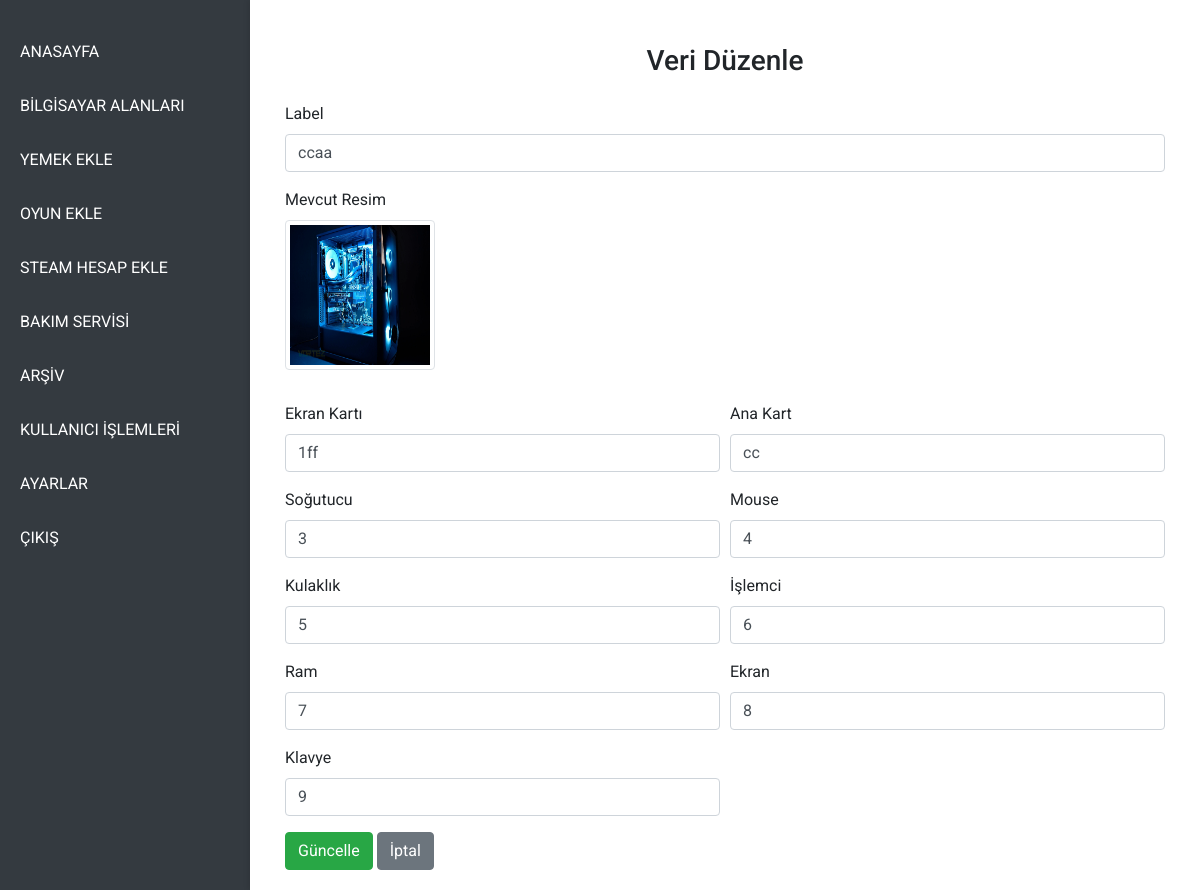
Before: /updatecomputerfields/1 (signed in) with the older database file.
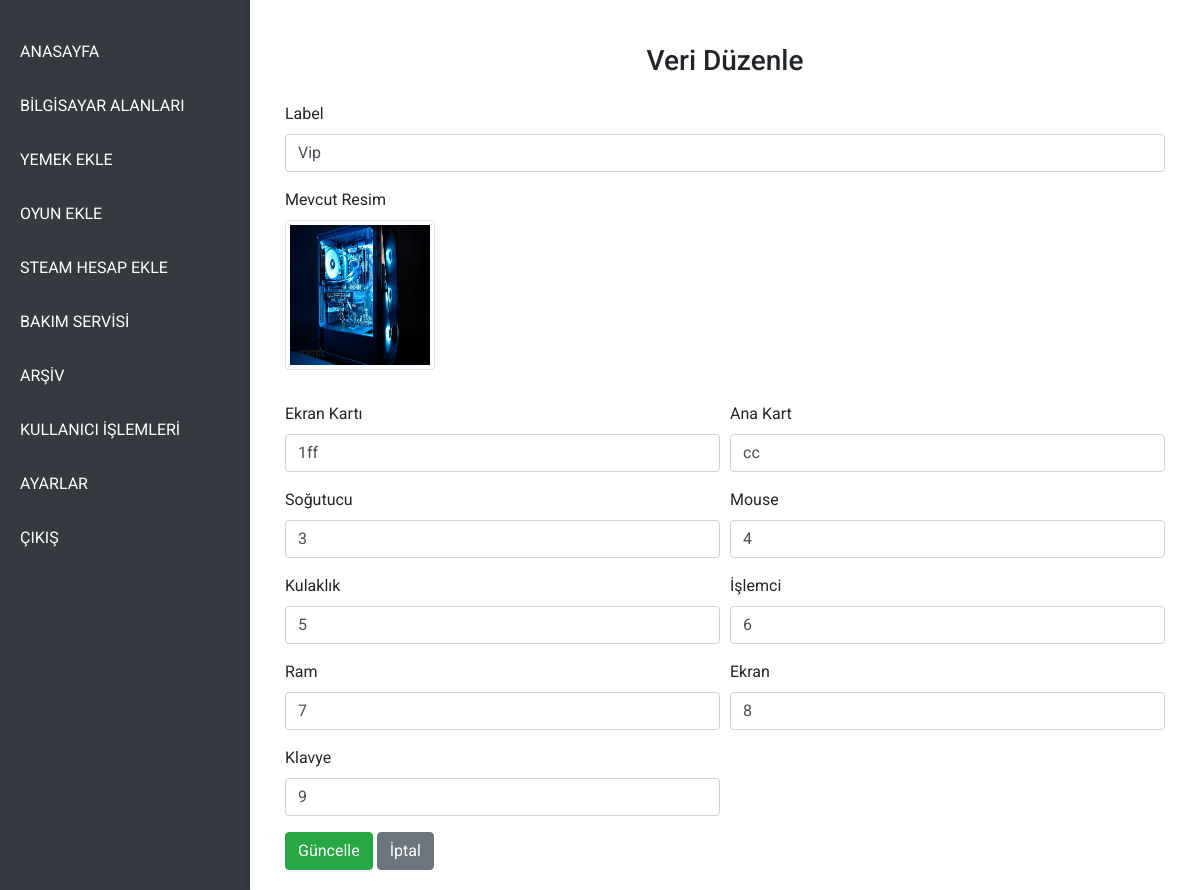
After: the same page with the newer database file.
### models.py (models this page shows)
class tblcomputerfiles(db.Model):
    id = db.Column(db.Integer, primary_key=True)
    label = db.Column(db.String(100), unique=False, nullable=True)
    path = db.Column(db.String(50), unique=False, nullable=True)
    videocard = db.Column(db.String(100), unique=False, nullable=True)
    mothercard = db.Column(db.String(100), unique=False, nullable=True)
    freez = db.Column(db.String(100), unique=False, nullable=True)
    mouse = db.Column(db.String(100), unique=False, nullable=True)
    headphone = db.Column(db.String(100), unique=False, nullable=True)
    processor = db.Column(db.String(100), unique=False, nullable=True)
    ram = db.Column(db.String(100), unique=False, nullable=True)
    screen = db.Column(db.String(100), unique=False, nullable=True)
    keyboard = db.Column(db.String(100), unique=False, nullable=True)

### app.py (the view, shortened to what this page needs)
@app.route("/updatecomputerfields/<int:id>", methods=['GET', 'POST'])
@login_required
def updatecomputerfields(id):
    computerfields = tblcomputerfiles.query.filter_by(id = id).first()
    if computerfields is None:
        print("böyle bir veri yok: not bunlar için bir şey yap fatih 404 için")
    all_images = []
    target_folder = os.path.join(UPLOAD_FOLDER, 'computerfields')
    if os.path.exists(target_folder):
        all_images = [file for file in os.listdir(target_folder)
                    if file.lower().endswith(('png', 'jpg', 'jpeg', 'gif', 'webp'))]
    return render_template("/admin/updatepage/updatecomputerfields.html", computerfields=computerfields, all_images=all_images)

### helpers.py (called while the page is built)
def login_required(f):
    @wraps(f)
    def decorated_function(*args, **kwargs):
        if session.get("user_id") is None:
            return redirect("/login")
        return f(*args, **kwargs)
    return decorated_function

### templates/admin/updatepage/updatecomputerfields.html (shortened to what this page needs)
{% extends "admin/adminlayout.html" %}
{% block main %}
<div class="container-fluid mt-4">
    <h3 class="mb-4">Veri Düzenle</h3>
    <form method="POST" enctype="multipart/form-data">
        <div class="form-group">
            <label for="label">Label</label>
            <input autocomplete="off" type="text" name="label" id="label" class="form-control" value="{{computerfields.label}}">
        </div>
        <div class="form-group">
            <label for="image">Mevcut Resim</label><br>
            <img  src="../{{computerfields.path}}"
                 alt="photo" class="img-thumbnail mb-3" style="width: 150px; height: 150px;" onclick="showPopup()">
        </div>
        <div class="form-row">
            <div class="form-group col-md-6">
                <label for="videocard">Ekran Kartı</label>
                <input autocomplete="off" type="text" name="videocard" id="videocard" class="form-control" value="{{computerfields.videocard}}">
            </div>
            <div class="form-group col-md-6">
                <label for="mothercard">Ana Kart</label>
                <input autocomplete="off" type="text" name="mothercard" id="mothercard" class="form-control" value="{{computerfields.mothercard}}">
            </div>
        </div>
        <div class="form-row">
            <div class="form-group col-md-6">
                <label for="freez">Soğutucu</label>
                <input autocomplete="off" type="text" name="freez" id="freez" class="form-control" value="{{computerfields.freez}}">
            </div>
            <div class="form-group col-md-6">
                <label for="mouse">Mouse</label>
                <input autocomplete="off" type="text" name="mouse" id="mouse" class="form-control" value="{{computerfields.mouse}}">
            </div>
        </div>
        <div class="form-row">
            <div class="form-group col-md-6">
                <label for="headphone">Kulaklık</label>
                <input autocomplete="off" type="text" name="headphone" id="headphone" class="form-control" value="{{computerfields.headphone}}">
            </div>
            <div class="form-group col-md-6">
                <label for="processor">İşlemci</label>
                <input autocomplete="off" type="text" name="processor" id="processor" class="form-control" value="{{computerfields.processor}}">
            </div>
        </div>
        <div class="form-row">
            <div class="form-group col-md-6">
                <label for="ram">Ram</label>
                <input autocomplete="off" type="text" name="ram" id="ram" class="form-control" value="{{computerfields.ram}}">
            </div>
            <div class="form-group col-md-6">
                <label for="screen">Ekran</label>
                <input autocomplete="off" type="text" name="screen" id="screen" class="form-control" value="{{computerfields.screen}}">
            </div>
        </div>
        <div class="form-row">
            <div class="form-group col-md-6">
                <label for="keyboard">Klavye</label>
                <input autocomplete="off" type="text" name="keyboard" id="keyboard" class="form-control" value="{{computerfields.keyboard}}">
            </div>
        </div>
        <button type="submit" onclick="updatetextandmedia()" class="btn btn-success">Güncelle</button>
        <a href="/" class="btn btn-secondary">İptal</a>
    </form>
</div>
{% endblock %}

Changed rows visible on the page:
changed tblcomputerfiles "1ff": label "ccaa" → "Vip"
